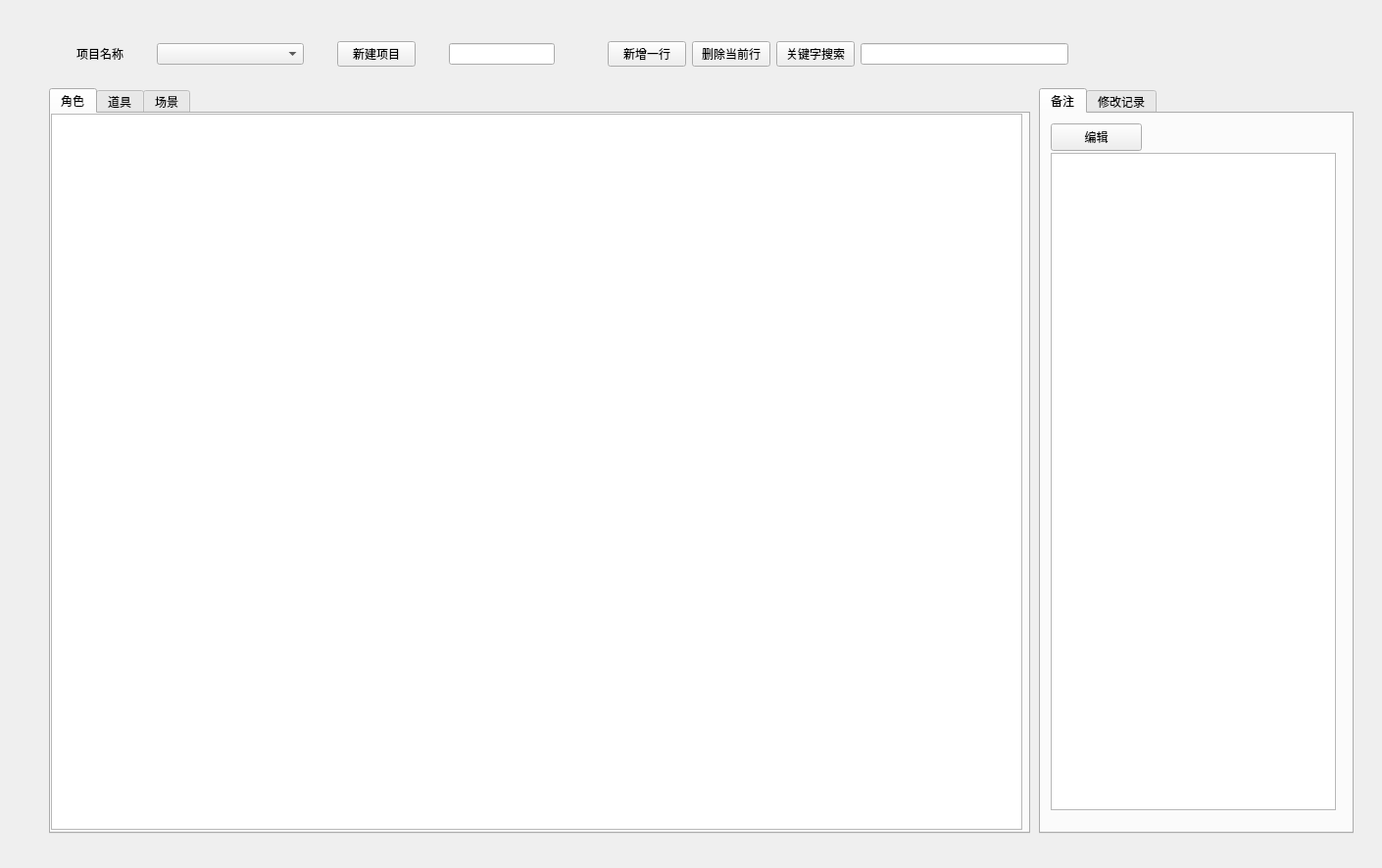
<?xml version="1.0" encoding="UTF-8"?>
<ui version="4.0">
 <class>Form</class>
 <widget class="QWidget" name="Form">
  <property name="geometry">
   <rect>
    <x>0</x>
    <y>0</y>
    <width>1410</width>
    <height>886</height>
   </rect>
  </property>
  <property name="windowTitle">
   <string>资产管理工具</string>
  </property>
  <widget class="QTabWidget" name="tabWidget">
   <property name="geometry">
    <rect>
     <x>50</x>
     <y>90</y>
     <width>1001</width>
     <height>761</height>
    </rect>
   </property>
   <property name="currentIndex">
    <number>0</number>
   </property>
   <widget class="QWidget" name="cha">
    <attribute name="title">
     <string>角色</string>
    </attribute>
    <widget class="QTableWidget" name="tableWidget">
     <property name="geometry">
      <rect>
       <x>0</x>
       <y>0</y>
       <width>991</width>
       <height>731</height>
      </rect>
     </property>
     <attribute name="horizontalHeaderCascadingSectionResizes">
      <bool>false</bool>
     </attribute>
    </widget>
   </widget>
   <widget class="QWidget" name="prop">
    <attribute name="title">
     <string>道具</string>
    </attribute>
    <widget class="QTableWidget" name="tableWidget_2">
     <property name="geometry">
      <rect>
       <x>0</x>
       <y>0</y>
       <width>991</width>
       <height>731</height>
      </rect>
     </property>
    </widget>
   </widget>
   <widget class="QWidget" name="scene">
    <attribute name="title">
     <string>场景</string>
    </attribute>
    <widget class="QTableWidget" name="tableWidget_3">
     <property name="geometry">
      <rect>
       <x>0</x>
       <y>0</y>
       <width>991</width>
       <height>731</height>
      </rect>
     </property>
     <attribute name="horizontalHeaderCascadingSectionResizes">
      <bool>false</bool>
     </attribute>
    </widget>
   </widget>
  </widget>
  <widget class="QTabWidget" name="tabWidget_2">
   <property name="geometry">
    <rect>
     <x>1060</x>
     <y>90</y>
     <width>321</width>
     <height>761</height>
    </rect>
   </property>
   <property name="currentIndex">
    <number>0</number>
   </property>
   <widget class="QWidget" name="info">
    <attribute name="title">
     <string>备注</string>
    </attribute>
    <widget class="QPlainTextEdit" name="plainTextEdit">
     <property name="geometry">
      <rect>
       <x>10</x>
       <y>40</y>
       <width>291</width>
       <height>671</height>
      </rect>
     </property>
    </widget>
    <widget class="QPushButton" name="pushButton_5">
     <property name="geometry">
      <rect>
       <x>10</x>
       <y>10</y>
       <width>93</width>
       <height>28</height>
      </rect>
     </property>
     <property name="text">
      <string>编辑</string>
     </property>
    </widget>
   </widget>
   <widget class="QWidget" name="history">
    <attribute name="title">
     <string>修改记录</string>
    </attribute>
    <widget class="QTextBrowser" name="textBrowser">
     <property name="geometry">
      <rect>
       <x>10</x>
       <y>10</y>
       <width>301</width>
       <height>711</height>
      </rect>
     </property>
    </widget>
   </widget>
  </widget>
  <widget class="QWidget" name="">
   <property name="geometry">
    <rect>
     <x>50</x>
     <y>40</y>
     <width>544</width>
     <height>30</height>
    </rect>
   </property>
   <layout class="QHBoxLayout" name="horizontalLayout">
    <item>
     <widget class="QLabel" name="label">
      <property name="sizePolicy">
       <sizepolicy hsizetype="Fixed" vsizetype="Preferred">
        <horstretch>0</horstretch>
        <verstretch>0</verstretch>
       </sizepolicy>
      </property>
      <property name="text">
       <string>项目名称</string>
      </property>
     </widget>
    </item>
    <item>
     <widget class="QComboBox" name="comboBox">
      <property name="sizePolicy">
       <sizepolicy hsizetype="Fixed" vsizetype="Fixed">
        <horstretch>0</horstretch>
        <verstretch>0</verstretch>
       </sizepolicy>
      </property>
      <property name="minimumSize">
       <size>
        <width>150</width>
        <height>0</height>
       </size>
      </property>
     </widget>
    </item>
    <item>
     <widget class="QPushButton" name="pushButton_3">
      <property name="sizePolicy">
       <sizepolicy hsizetype="Fixed" vsizetype="Fixed">
        <horstretch>0</horstretch>
        <verstretch>0</verstretch>
       </sizepolicy>
      </property>
      <property name="text">
       <string>新建项目</string>
      </property>
     </widget>
    </item>
    <item>
     <widget class="QLineEdit" name="lineEdit_2">
      <property name="sizePolicy">
       <sizepolicy hsizetype="Fixed" vsizetype="Fixed">
        <horstretch>0</horstretch>
        <verstretch>0</verstretch>
       </sizepolicy>
      </property>
     </widget>
    </item>
   </layout>
  </widget>
  <widget class="QWidget" name="">
   <property name="geometry">
    <rect>
     <x>620</x>
     <y>40</y>
     <width>470</width>
     <height>30</height>
    </rect>
   </property>
   <layout class="QHBoxLayout" name="horizontalLayout_2">
    <item>
     <widget class="QPushButton" name="pushButton">
      <property name="text">
       <string>新增一行</string>
      </property>
     </widget>
    </item>
    <item>
     <widget class="QPushButton" name="pushButton_2">
      <property name="text">
       <string>删除当前行</string>
      </property>
     </widget>
    </item>
    <item>
     <widget class="QPushButton" name="pushButton_4">
      <property name="text">
       <string>关键字搜索</string>
      </property>
     </widget>
    </item>
    <item>
     <widget class="QLineEdit" name="lineEdit"/>
    </item>
   </layout>
  </widget>
 </widget>
 <resources/>
 <connections/>
</ui>
